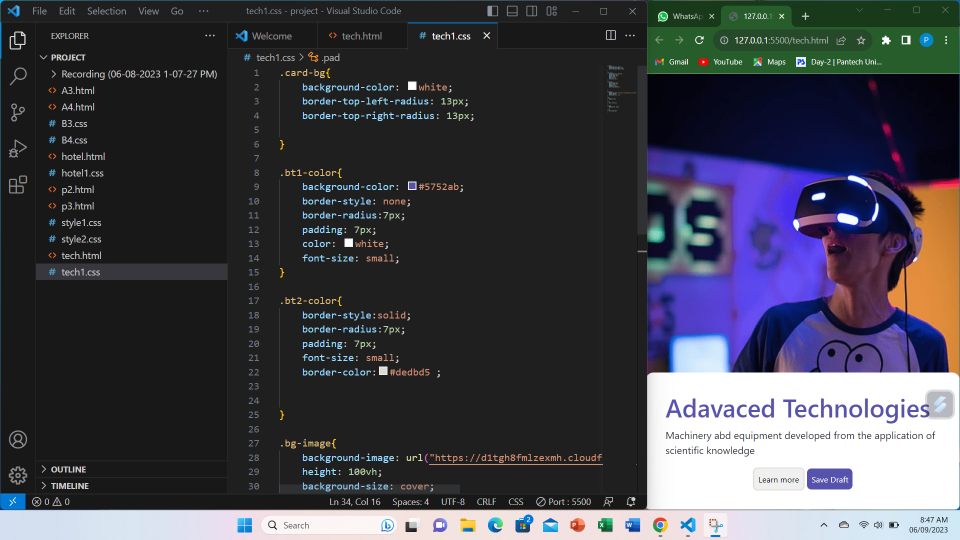
#> input picture sample1.png, 1920 x 1080 px, given in place of the camera (shown at 1/2 size)
$ python motion_detection.py
#> lines starting #> are read from the running program, lines starting #| are printed output that depends on the picture
import cv2
import time
import imutils

cam = cv2.VideoCapture(0)
time.sleep(1)

firstframe=None
area=500 #to detect the change in area motion detect(if in background some cloth is moving to not detect it as moving object)
count=0
while True:
    _,img = cam.read()
#> img is the input picture: shape (1080, 1920, 3); mean B, G, R 75.1, 66.8, 66.6
    text = "Normal" #initilize a variable as normal
    img = imutils.resize(img, width=500) #resize the frame in realtime
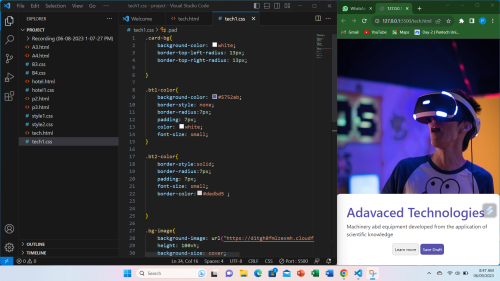
#> img: shape (281, 500, 3); mean B, G, R 75.1, 66.8, 66.6
    grayImg = cv2.cvtColor(img, cv2.COLOR_BGR2GRAY) #in binary grayscale image only the object detection is possible so
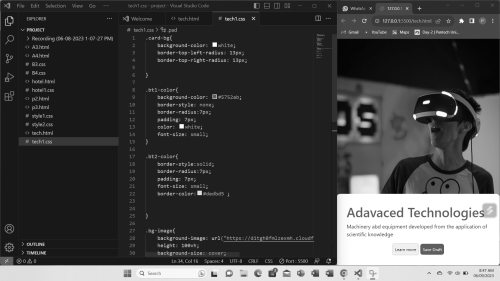
#> grayImg: shape (281, 500); min 4, max 255, mean 67.7
    gaussianImg = cv2.GaussianBlur(grayImg,(21,21),0)
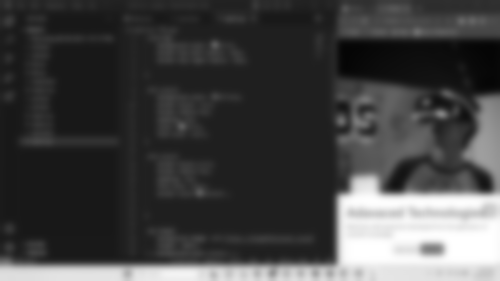
#> gaussianImg: shape (281, 500); min 4, max 255, mean 67.6
    if firstframe is None: #to declare it as a first frame the background image
        firstframe = gaussianImg
        continue
    imgDiff = cv2.absdiff(firstframe, gaussianImg) #to copare the current frame with the background image(absolute difference-syntax)
    threshImg = cv2.threshold(imgDiff,25,255,cv2.THRESH_BINARY)[1]
    threshImg =cv2.dilate(threshImg, None,iterations=2) #applying dilation expanding th holes in thresholdimg to look clear
    cnts = cv2.findContours(threshImg.copy(),cv2.RETR_EXTERNAL,cv2.CHAIN_APPROX_SIMPLE) #to find the contours between each and every thing and to connect the contours
    cnts = imutils.grab_contours(cnts) #to detect and connect all counters
    for c in cnts:#if the count is less than 500 then only it draw th figure
        if cv2.contourArea(c) < area:
            continue
        (x,y,w,h) = cv2.boundingRect(c)
        cv2.rectangle(img,(x,y),(x+w,y+h),(0,255,0),2) #to make the rectangle box on the unknown object
        text = "Moving object detected"+"[count]="+str(count)
    print(text)
    cv2.putText(img, text,(10,20),cv2.FONT_HERSHEY_SIMPLEX,0.5,(0,0,255),2) #to represent the text on the screen(detected)


    cv2.imshow("camerafeed",img)
    key = cv2.waitKey(1)&0xFF
    count=count+1

    if key == ord("q"):
        break


cam.release()
cv2.destroyAllWindows()
